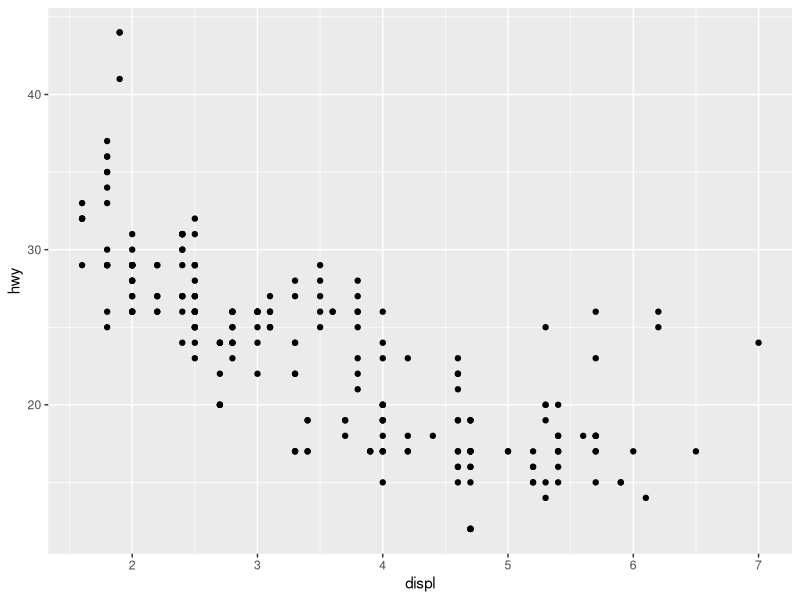
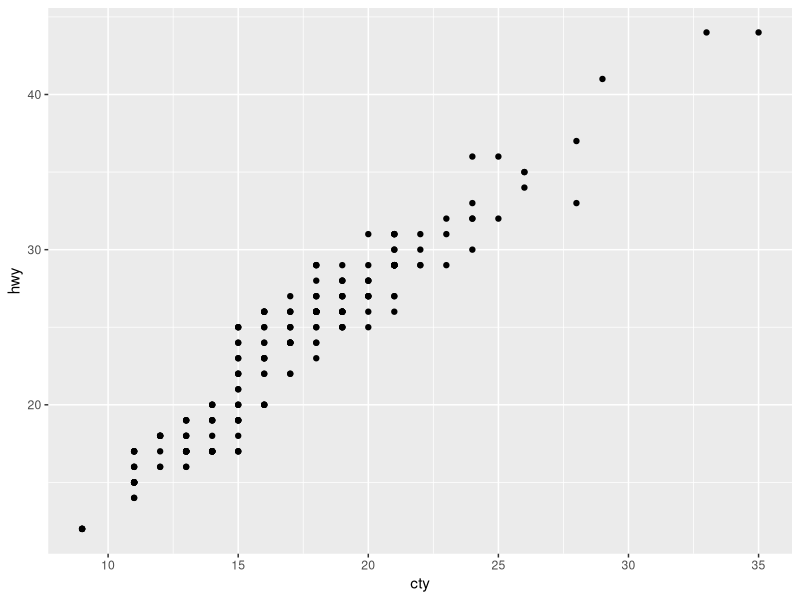
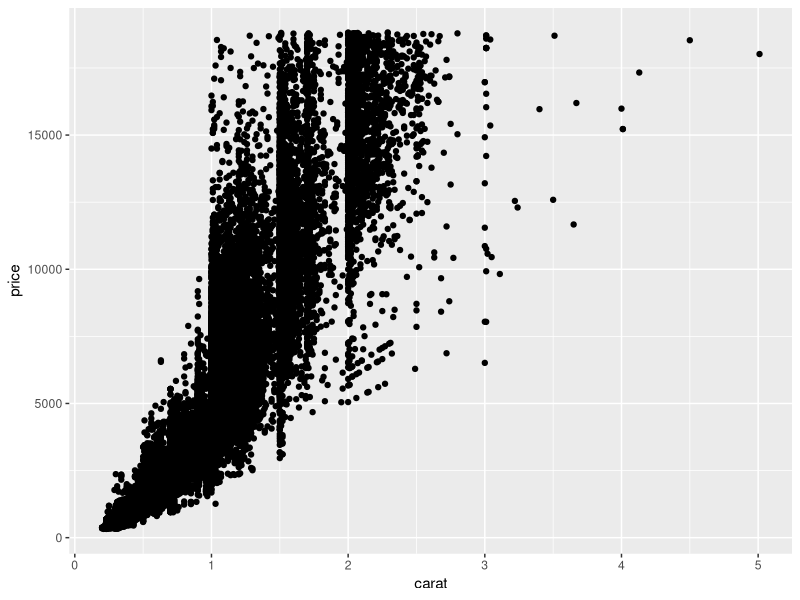
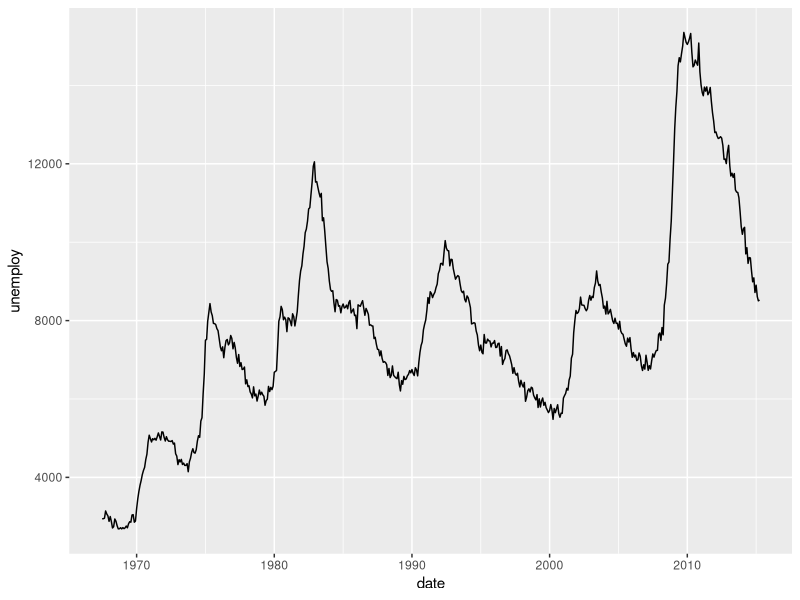
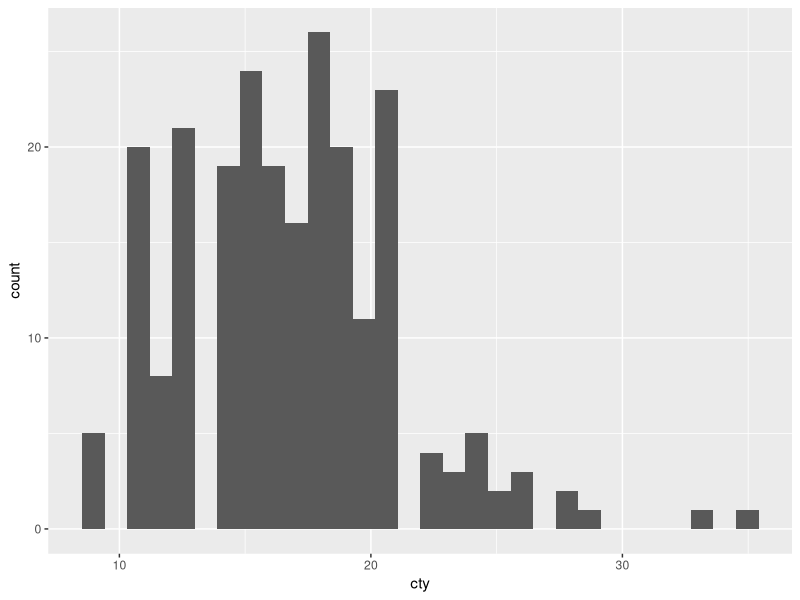
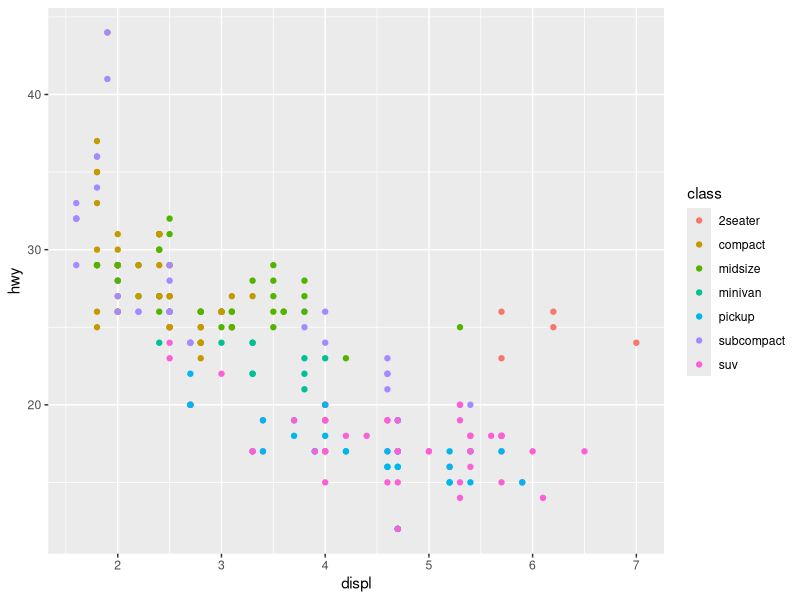
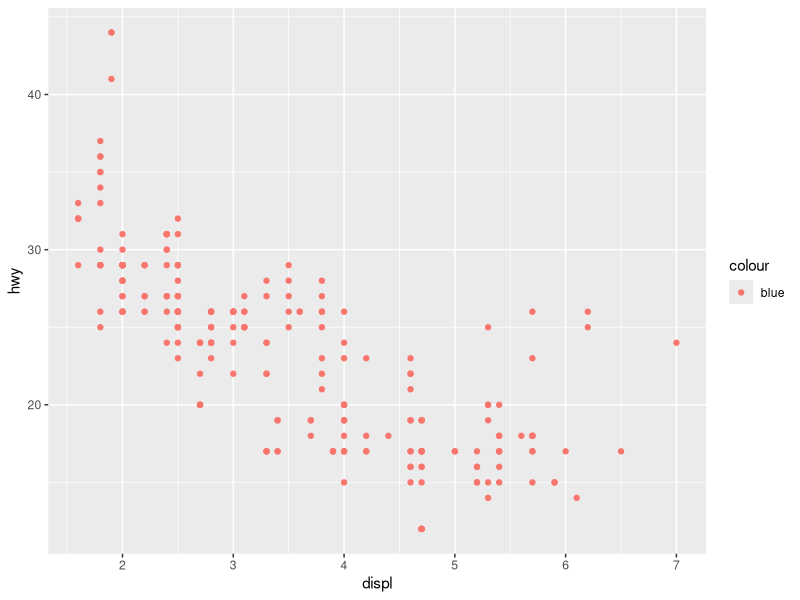
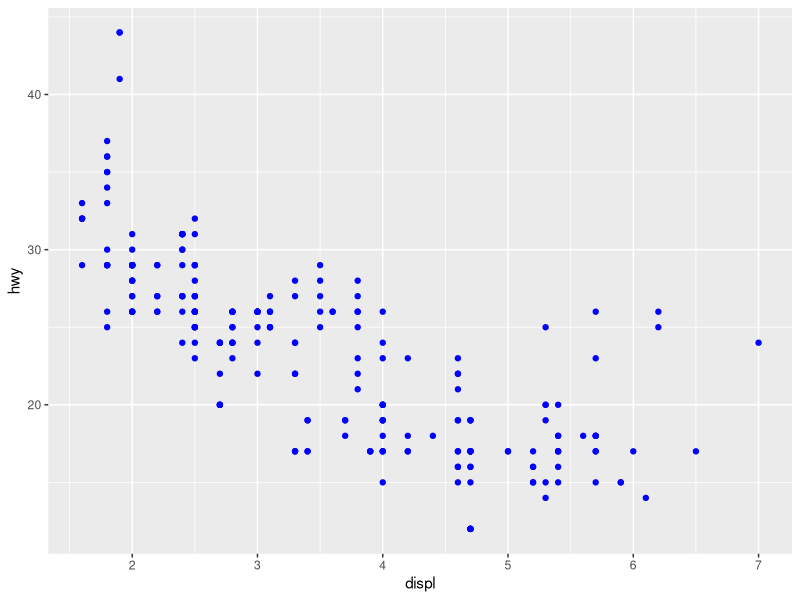

Write R code to recreate these figures, in order.
## ---- chunk 1
# clear the environment window
rm(list=ls())

# import the libraries that we will need to use
library(ggplot2)
library(tidyverse)
## ---- chunk 2
# taking a look at the dataset
mpg
## ---- chunk 3
# example of the ggplot functionality
ggplot(mpg, aes(x = displ, y = hwy)) + 
  geom_point()

# this can also be written as:
# ggplot(mpg, aes(displ, hwy)) +
  # geom_point()
## ---- chunk 4
ggplot(mpg, aes(cty, hwy)) + geom_point()

ggplot(diamonds, aes(carat, price)) + geom_point()

ggplot(economics, aes(date, unemploy)) + geom_line()

ggplot(mpg, aes(cty)) + geom_histogram()
## ---- chunk 5
aes(displ, hwy, colour = class)
aes(displ, hwy, shape = drv)
aes(displ, hwy, size = cyl)
## ---- chunk 6
ggplot(mpg, aes(displ, hwy, colour = class)) +
  geom_point()
## ---- chunk 7
ggplot(mpg, aes(displ, hwy)) + geom_point(aes(colour = "blue"))

ggplot(mpg, aes(displ, hwy)) + geom_point(colour = "blue")
## ---- chunk 8
ggplot(mpg, aes(displ, hwy)) + 
  geom_point() + 
  facet_wrap(~class)
